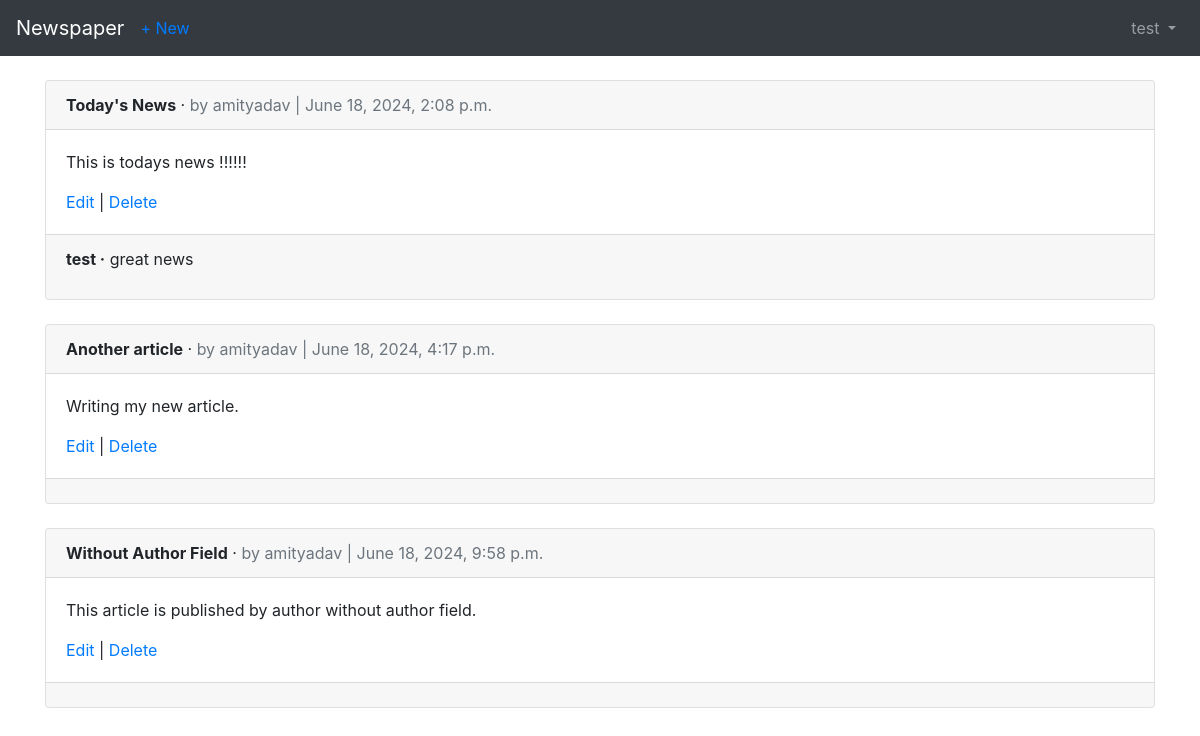
/articles/ (signed in), run on the app's committed database.
### users/models.py (models this page shows)
class CustomUser(AbstractUser):
    age = models.PositiveIntegerField(null=True, blank=True)

### articles/models.py (models this page shows, shortened)
class Article(models.Model):
    title = models.CharField(max_length=255)
    body = models.TextField()
    date = models.DateTimeField(auto_now_add=True)
    author = models.ForeignKey(
        get_user_model(),
        on_delete=models.CASCADE,
    )

class Comment(models.Model):
    article = models.ForeignKey(
        Article,
        on_delete=models.CASCADE,
        related_name='comments',
        )
    comment = models.CharField(max_length=140)
    author = models.ForeignKey(
        get_user_model(),
        on_delete=models.CASCADE,
    )
    def __str__(self):
        return self.comment

### articles/views.py (the view)
# urls.py: path('', ArticleListView.as_view(), name='article_list'),
class ArticleListView(LoginRequiredMixin, ListView):
    model = Article
    template_name = 'article_list.html'
    login_url = 'login'

### templates/article_list.html
{% extends "base.html" %} {% block title %} Article List {% endblock title %}
{% block content %} {% for article in object_list %}
<div class="card">
  <div class="card-header">
    <span class="font-weight-bold">{{ article.title }}</span> &middot;
    <span class="text-muted">by {{ article.author }} | {{ article.date }}</span>
  </div>
  <div class="card-body">
    <p>{{ article.body }}</p>
    <a href="{% url 'article_edit' article.pk %}">Edit</a> |
    <a href="{% url 'article_delete' article.pk %}">Delete</a>
  </div>
  <div class="card-footer">
    {% for comment in article.comments.all %}
    <p>
      <span class="font-weight-bold">{{ comment.author }} &middot;</span>
      {{ comment }}
    </p>
    {% endfor %}
  </div>
</div>
<br />
{% endfor %} {% endblock content %}

### templates/base.html (shortened to what this page needs)
<!DOCTYPE html>
<html lang="en">
  <head>
    <link
      rel="stylesheet"
      href="https://stackpath.bootstrapcdn.com/bootstrap/4.5.0/css/bootstrap.min.css"
    />
  </head>
  <body>
    <nav class="navbar navbar-expand-md navbar-dark bg-dark mb-4">
      <a class="navbar-brand" href="{% url 'home' %}">Newspaper</a>
      {% if user.is_authenticated %}
      <ul class="navbar-nav mr-auto">
        <li class="nav-item"><a href="{% url 'article_new' %}">+ New</a></li>
      </ul>
      {% endif %}
      <div class="collapse navbar-collapse" id="navbarCollapse">
        {% if user.is_authenticated %}
        <ul class="navbar-nav ml-auto">
          <li class="nav-item">
            <a
              class="nav-link dropdown-toggle"
              href="#"
              id="userMenu"
              data-toggle="dropdown"
              aria-haspopup="true"
              aria-expanded="false"
            >
              {{ user.username }}
            </a>
          </li>
        </ul>
        {% endif %}
      </div>
    </nav>
    <div class="container">{% block content %} {% endblock content %}</div>
  </body>
</html>

### data on the page
CustomUser: username "test"
Article: title "Today's News", author "amityadav", date "June 18, 2024, 2:08 p.m.", body "This is todays news !!!!!!"
Comment: author "test", comment "great news"
Article: title "Another article", author "amityadav", date "June 18, 2024, 4:17 p.m.", body "Writing my new article."
Article: title "Without Author Field", author "amityadav", date "June 18, 2024, 9:58 p.m.", body "This article is published by author without author field."
